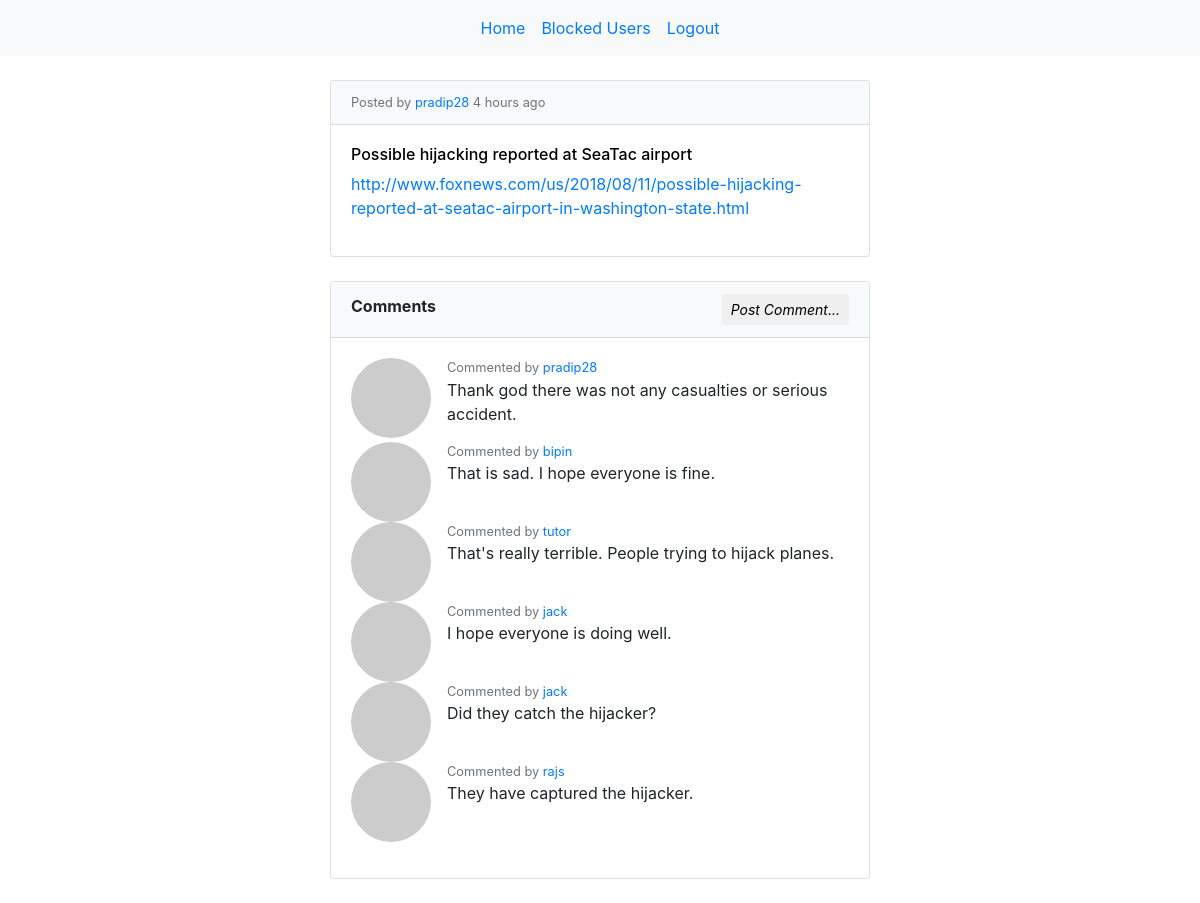
The app's page /link.php?id=14 (signed in) with its own data.
### tables this page shows
CREATE TABLE `IncenseLink` (
  `id` int(10) NOT NULL,
  `user_id` varchar(10) NOT NULL,
  `datetime` datetime(6) NOT NULL,
  `link_url` varchar(1000) NOT NULL,
  `title` varchar(60) NOT NULL
);

CREATE TABLE `Comment` (
  `id` int(10) NOT NULL,
  `user_id` varchar(10) NOT NULL,
  `incenselink_id` int(10) NOT NULL,
  `comment_text` varchar(100) NOT NULL
);

### connection/api.php (called while the page is built, shortened)
<?php
require_once './connection/db_cls_connect.php';
require_once './connection/ChromePhp.php';
function get_link(){
    $link_id=$_GET['id'];
    global $conn;
     $get_link_query = "SELECT * FROM IncenseLink  WHERE id='$link_id' LIMIT 1";
     $result = mysqli_query($conn, $get_link_query);
     $link = mysqli_fetch_assoc($result);
     return $link;
}
function get_comments(){
    $link_id=$_GET['id'];
    global $conn;
    if(isset($_SESSION['id'])){
        $user=$_SESSION['id'];
        $get_comments_query = "SELECT * FROM Comment  WHERE incenselink_id='$link_id' AND user_id NOT IN (select blocked_user_id from Block where user_id='$user')";
 } else
    $get_comments_query = "SELECT * FROM Comment  WHERE incenselink_id='$link_id'";
     $result = mysqli_query($conn, $get_comments_query);
     if($result){
        return $result;
        }
        else {
     }
}
?>

### connection/ChromePhp.php (called while the page is built, shortened)
<?php
class ChromePhp
{
    protected $_settings = array(
        self::BACKTRACE_LEVEL => 1
    );
    protected static $_instance;
    public static function getInstance()
    {
        if (self::$_instance === null) {
            self::$_instance = new self();
        }
        return self::$_instance;
    }
    public static function log()
    {
        $args = func_get_args();
        return self::_log('', $args);
    }
    protected static function _log($type, array $args)
    {
        $logger = self::getInstance();
        $logger->_processed = array();
        $logs = array();
        foreach ($args as $arg) {
            $logs[] = $logger->_convert($arg);
        }
        $backtrace = debug_backtrace(false);
        $level = $logger->getSetting(self::BACKTRACE_LEVEL);
        if (isset($backtrace[$level]['file']) && isset($backtrace[$level]['line'])) {
            $backtrace_message = $backtrace[$level]['file'] . ' : ' . $backtrace[$level]['line'];
        }
    }
    protected function _convert($object)
    {
        if (!is_object($object)) {
            return $object;
        }
        $object_as_array = array();
        $object_as_array['___class_name'] = get_class($object);
        return $object_as_array;
    }
    protected function _addRow(array $logs, $backtrace, $type)
    {
        $row = array($logs, $backtrace, $type);
    }
    protected function _encode($data)
    {
        return base64_encode(utf8_encode(json_encode($data)));
    }
    public function getSetting($key)
    {
        return $this->_settings[$key];
    }
}

### connection/actions/timeago.php (called while the page is built)
<?php
function time_elapsed_string($datetime, $full = false) {
    $now = new DateTime;
    $ago = new DateTime($datetime);
    $diff = $now->diff($ago);
    $diff->w = floor($diff->d / 7);
    $diff->d -= $diff->w * 7;
    $string = array(
        'y' => 'year',
        'm' => 'month',
        'w' => 'week',
        'd' => 'day',
        'h' => 'hour',
        'i' => 'minute',
        's' => 'second',
    );
    foreach ($string as $k => &$v) {
        if ($diff->$k) {
            $v = $diff->$k . ' ' . $v . ($diff->$k > 1 ? 's' : '');
        } else {
            unset($string[$k]);
        }
    }
    if (!$full) $string = array_slice($string, 0, 1);
    return $string ? implode(', ', $string) . ' ago' : 'just now';
}
?>

### link.php (the view, shortened to what this page needs)
<?php include './connection/api.php';?>
<?php include './connection/actions/timeago.php';?>
<html>
<head>
    <?php
            include './include/header.php';
    ?>
</head>
<body>
    <?php
        if(isset($_SESSION['id']))
            include './include/navigation_bar.php';
        else
            echo'<div class="bg-light navbar justify-content-center"><a class="" href="index.php">Home</a></div>'
    ?>
    <div class='container'>
        <div class='row'>
            <div class='col-3'>
            </div>
            <div class='col-6'>
                <?php $result = get_link()?>
                <br>
                <?php if ($result): ?>
                    <div class='card' >
                        <div  class="card-header bg-light ">
                            <div class='row'>
                                    <div class='col-10'>
                                     <small class="text-muted text-white">Posted by <a href="user.php?userid=<?php echo $result['user_id'] ?>"><?php echo $result['user_id'] ?> </a><?php echo time_elapsed_string($result['datetime'])?></small>
                                    </div>
                        </div>
                        </div>
                        <div class='card-body'>
                            <strong><h6 style='color: black;'><?php echo $result['title'] ?></h6></strong>
                  <a href='<?php echo $result['link_url'] ?>'><p><?php echo $result['link_url'] ?></p></a>
                                </div>
                            </div>
                            <br>
                            <div class="card" >
                                <div class="card-header bg-light ">
                                    <div class='row'>
                                        <div class='col-6'>
                                            <strong>Comments</strong>
                                        </div>
                                        <div class='col-6 text-right'>
                                            <button class="btn btn-default btn-sm" id="btn-comment" ><i class="fa fa-comments-o"> Post Comment...</i></button>
                                        </div>
                                    </div>
                                </div>
                                <div class="card-body">
                         <ul class="list-unstyled">
                                <?php $result = get_comments()   ?>
                                 <?php while($res=mysqli_fetch_assoc($result)){?>
                                <li class="media" id=<?php echo $res['id'] ?>>
                                    <a class="pull-left" href="#">
                                      <img class="rounded-circle mr-3" src="http://www.gravatar.com/avatar/?d=monsterid&s=45">
                                  </a>
                                  <div class="media-body mt-0 mb-3">
                                      <strong class="media-heading"></strong> <small class="text-muted">Commented by <a href="user.php?userid=<?php echo $res['user_id'] ?>"><?php echo $res['user_id']?></a></small>
                                      <br/>
                                      <?php echo $res['comment_text'] ?>
                                  </div>
                              </li>
                          <?php } ?>
                          </ul>
                    </div>
                </div>
                <br>
              <?php endif?>
          </div>
          <div class='col-3'>
          </div>
      </div>
  </div>
</body>
</html>

### include/header.php (shortened to what this page needs)
<link rel="stylesheet" href="https://maxcdn.bootstrapcdn.com/bootstrap/4.1.0/css/bootstrap.min.css">

### include/navigation_bar.php
<nav class='navbar navbar-expand-sm bg-light justify-content-center' >
          <ul class='navbar-nav'>
          <li class='nav-item'>  <a class='nav-link' href="./index.php" >Home</a></li>
          <li class='nav-item'> <a class='nav-link' href="./blocked.php">Blocked Users</a> </li>
          <li class='nav-item'> <a class='nav-link' href="./include/logout.php">Logout</a> </li>
          </ul>
    </nav>

### records on screen
incenselink: user "pradip28", datetime "4 hours ago", title "Possible hijacking reported at SeaTac airport", link_url "http://www.foxnews.com/us/2018/08/11/possible-hijacking-reported-at-seatac-airport-in-washington-state.html"
comment: user "pradip28", comment_text "Thank god there was not any casualties or serious accident."
comment: user "bipin", comment_text "That is sad. I hope everyone is fine."
comment: user "tutor", comment_text "That's really terrible. People trying to hijack planes."
comment: user "jack", comment_text "I hope everyone is doing well."
comment: user "jack", comment_text "Did they catch the hijacker?"
comment: user "rajs", comment_text "They have captured the hijacker."
